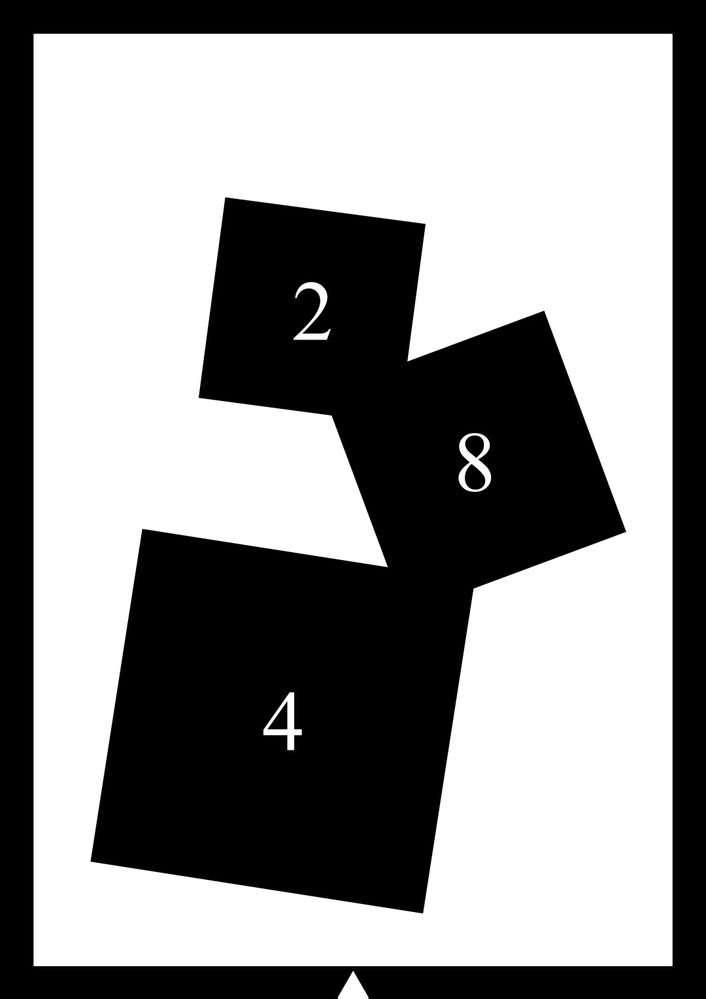
#> input picture 01_Vision_RaspberryPi/tests/test.jpg, 706 x 999 px, shrunk from 1080 x 1527 before the run
$ python generate_stress_test_video.py
#> lines starting #> are read from the running program, lines starting #| are printed output that depends on the picture
#!/usr/bin/env python3
# -*- coding: utf-8 -*-
"""
generate_stress_test_video.py — 真实相机 3D 运动仿真器 (连续平滑拉远 + 3D 俯仰倾斜 + 偏航晃动)
直接对原始采集画面施加连续 3D 单应性透视变换，模拟无人机/小车逼近与远离物面的真实物理过程。
"""

import os
import cv2
import numpy as np

BASE_DIR = os.path.dirname(os.path.abspath(__file__))
DEFAULT_IMG = os.path.join(BASE_DIR, "tests", "test.jpg")
DEFAULT_OUT = os.path.join(BASE_DIR, "stress_tilt_video.mp4")

def generate_3d_camera_video(
    base_img_path=DEFAULT_IMG,
    output_video_path=DEFAULT_OUT,
    num_frames=120,
    fps=30
):
#> called with base_img_path = '01_Vision_RaspberryPi/tests/test.jpg', num_frames = 120, fps = 30
    img = cv2.imread(base_img_path)
#> img is the input picture: shape (999, 706, 3); min 0, max 255, mean 142.5
    if img is None:
        raise FileNotFoundError(f"找不到基准测试图: {base_img_path}")

    h, w = img.shape[:2]
#> h = 999; w = 706
    fourcc = cv2.VideoWriter_fourcc(*'mp4v')
    writer = cv2.VideoWriter(output_video_path, fourcc, fps, (w, h))

    print(f"\n==================================================")
    print(f"🎬 正在进行真实相机 3D 连续远近与倾斜运动仿真...")
    print(f"  帧数: {num_frames} 帧 (4.0 秒) | 画布: {w}x{h}")
#|   帧数: 120 帧 (4.0 秒) | 画布: 706x999
    print(f"==================================================")

    for i in range(num_frames):
        t = i / float(num_frames)

        # 1. 距离动态变化 (放远): 缩放因子从 1.0 (约35cm) 缩小到 0.65 (约58cm)，随后再平滑拉近
        scale = 1.0 - 0.35 * np.sin(t * np.pi)

        # 2. 3D 俯仰倾斜 (Pitch): 模拟相机从垂直俯视到 22° 倾斜
        pitch_deg = 22.0 * np.sin(t * np.pi)

        # 3. 偏航 (Yaw) 与位移 (Shake)
        yaw_deg = 8.0 * np.sin(t * 2 * np.pi)
        dx = int(np.sin(t * 2 * np.pi) * 35)
        dy = int(np.cos(t * np.pi) * 20)

        cx, cy = w / 2.0 + dx, h / 2.0 + dy
        rad_p = np.radians(pitch_deg)
        rad_y = np.radians(yaw_deg)

        # 原始四角
        src_pts = np.array([
            [0, 0],
            [w, 0],
            [w, h],
            [0, h]
        ], dtype=np.float32)

        # 3D 投影四角 (近大远小梯形)
        w_half = (w * scale) / 2.0
        h_half = (h * scale) / 2.0
        top_shrink = 1.0 - 0.18 * np.sin(rad_p)
        bot_expand = 1.0 + 0.18 * np.sin(rad_p)
        h_comp = np.cos(rad_p)

        dst_pts = np.array([
            [cx - w_half * top_shrink - np.sin(rad_y)*15, cy - h_half * h_comp],
            [cx + w_half * top_shrink - np.sin(rad_y)*15, cy - h_half * h_comp],
            [cx + w_half * bot_expand + np.sin(rad_y)*15, cy + h_half * h_comp],
            [cx - w_half * bot_expand + np.sin(rad_y)*15, cy + h_half * h_comp]
        ], dtype=np.float32)

        H = cv2.getPerspectiveTransform(src_pts, dst_pts)
        frame = cv2.warpPerspective(img, H, (w, h), borderMode=cv2.BORDER_REFLECT)

        writer.write(frame)

        if (i + 1) % 30 == 0:
            est_dist = 35.0 / scale
            print(f"  [Sim] 帧: {i+1:03d}/{num_frames} | 距离: ~{est_dist:.1f}cm | 倾斜角: {pitch_deg:.1f}°")
#> this loop made 120 passes
#> pass 1, in generate_3d_camera_video, `frame = cv2.warpPerspective(img, H, (w, h), borderMode=cv2.BORDER_REFL..`:
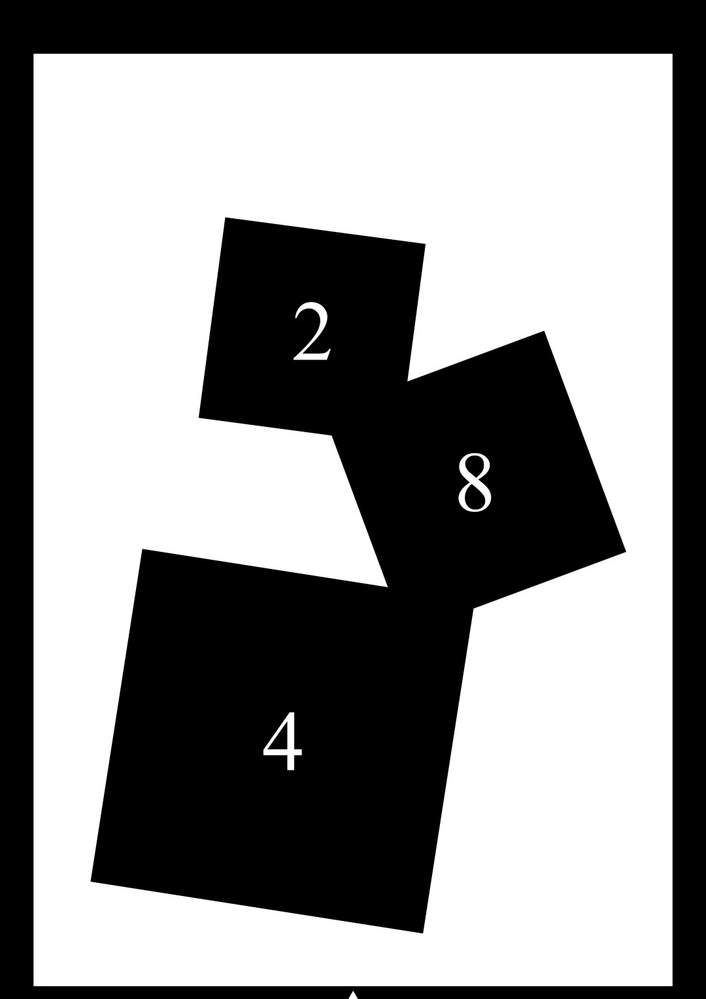
#> frame: shape (999, 706, 3); min 0, max 255, mean 142.3
#> pass 2, in generate_3d_camera_video, `frame = cv2.warpPerspective(img, H, (w, h), borderMode=cv2.BORDER_REFL..`:
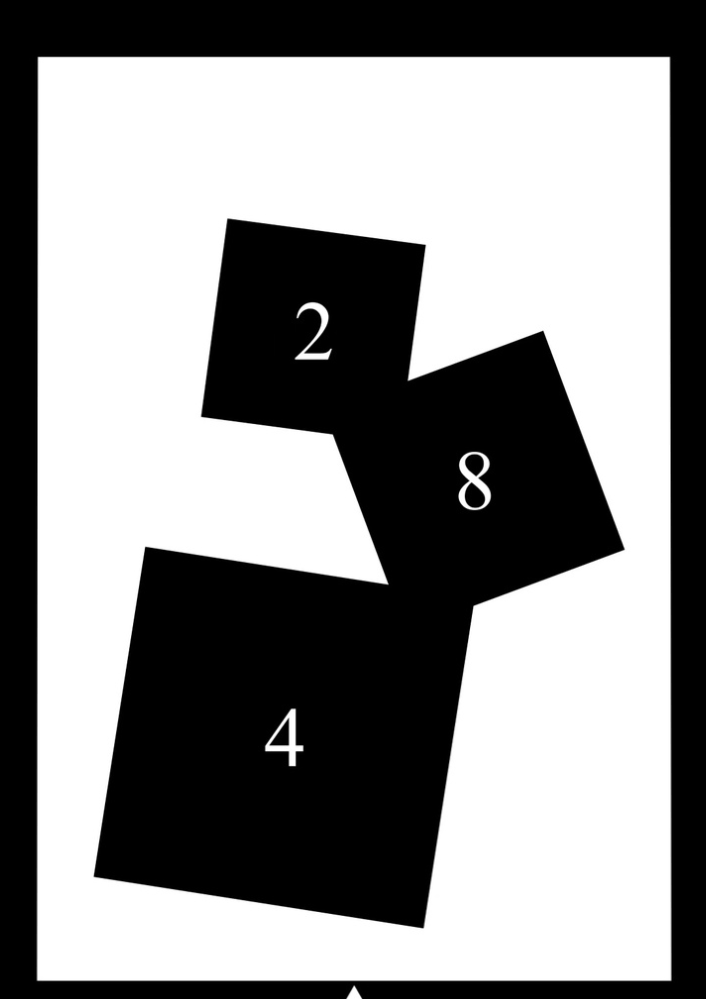
#> frame: shape (999, 706, 3); min 0, max 255, mean 139.7
#> pass 3, in generate_3d_camera_video, `frame = cv2.warpPerspective(img, H, (w, h), borderMode=cv2.BORDER_REFL..`:
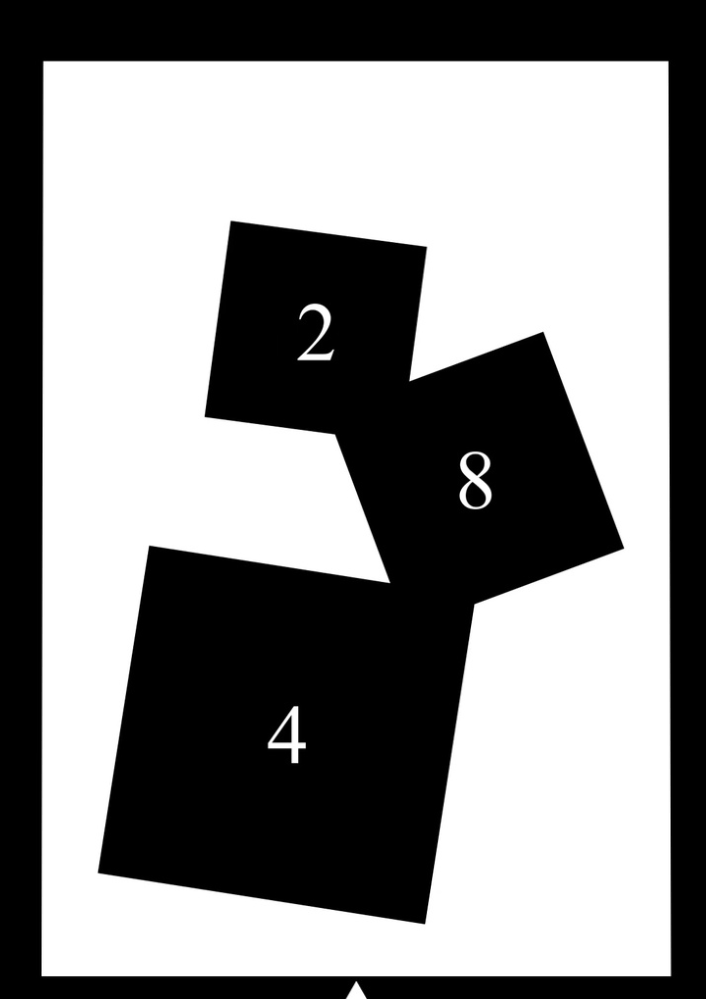
#> frame: shape (999, 706, 3); min 0, max 255, mean 137.1
#> after the loop:
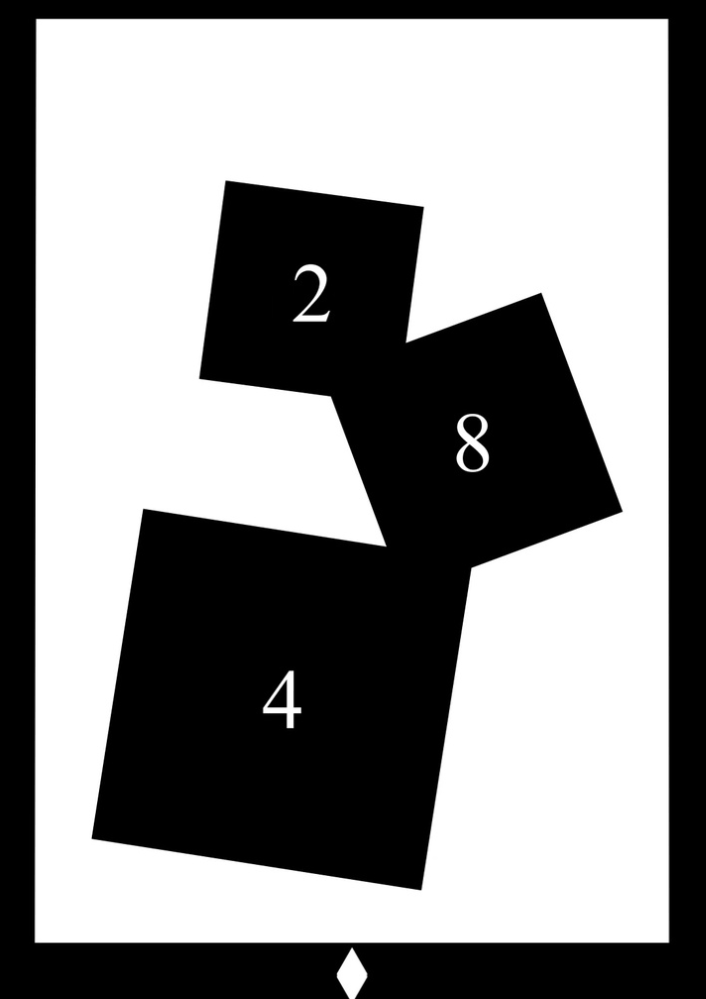
#> frame: shape (999, 706, 3); min 0, max 255, mean 140

    writer.release()
    print(f"🎉 3D 仿真运动测试视频生成完毕: {output_video_path}\n")

if __name__ == "__main__":
    generate_3d_camera_video()
